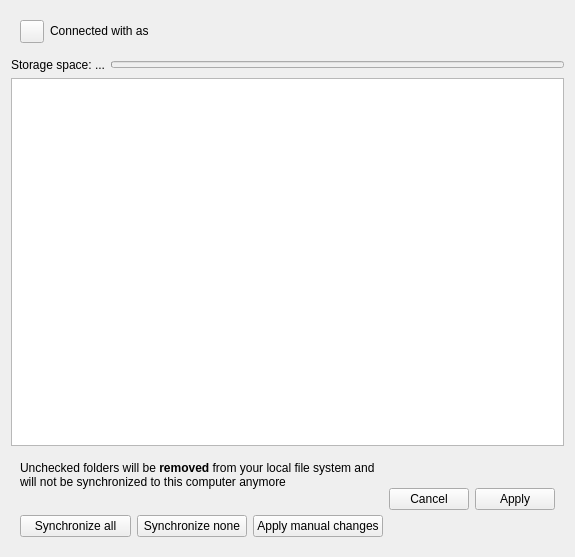
<?xml version="1.0" encoding="UTF-8"?>
<ui version="4.0">
 <class>OCC::AccountSettings</class>
 <widget class="QWidget" name="OCC::AccountSettings">
  <property name="geometry">
   <rect>
    <x>0</x>
    <y>0</y>
    <width>575</width>
    <height>557</height>
   </rect>
  </property>
  <property name="windowTitle">
   <string>Form</string>
  </property>
  <layout class="QGridLayout" name="gridLayout">
   <item row="0" column="0">
    <widget class="QWidget" name="accountStatus" native="true">
     <layout class="QGridLayout" name="gridLayout_2">
      <item row="0" column="0">
       <widget class="SslButton" name="sslButton">
        <property name="sizePolicy">
         <sizepolicy hsizetype="Maximum" vsizetype="Fixed">
          <horstretch>0</horstretch>
          <verstretch>0</verstretch>
         </sizepolicy>
        </property>
        <property name="text">
         <string/>
        </property>
       </widget>
      </item>
      <item row="0" column="1">
       <widget class="QLabel" name="connectLabel">
        <property name="sizePolicy">
         <sizepolicy hsizetype="MinimumExpanding" vsizetype="Preferred">
          <horstretch>0</horstretch>
          <verstretch>0</verstretch>
         </sizepolicy>
        </property>
        <property name="text">
         <string>Connected with &lt;server&gt; as &lt;user&gt;</string>
        </property>
        <property name="textFormat">
         <enum>Qt::RichText</enum>
        </property>
        <property name="wordWrap">
         <bool>true</bool>
        </property>
        <property name="openExternalLinks">
         <bool>true</bool>
        </property>
       </widget>
      </item>
      <!-- ###_VIRTUALSAFE_CHANGE_TRACKING_START_###
U2FsdGVkX19+d4yZWBTXuUxwb9n0q9TpsrgfucyJLdcRipDPWli5/GeJ7Lbv8LPS
rkyB+1QKYtcOJKSOCyu9+C+pIzGCtGFxgUlSi+RneCQ=
      ###_VIRTUALSAFE_CHANGE_TRACKING_END_### -->
      <!--
      <item row="0" column="2">
       <widget class="QToolButton" name="_accountToolbox">
        <property name="text">
         <string>...</string>
        </property>
       </widget>
      </item>
      -->
     </layout>
    </widget>
   </item>
   <item row="1" column="0">
    <layout class="QHBoxLayout" name="storageGroupBox">
     <item>
      <widget class="QLabel" name="quotaInfoLabel">
       <property name="sizePolicy">
        <sizepolicy hsizetype="Minimum" vsizetype="Fixed">
         <horstretch>0</horstretch>
         <verstretch>0</verstretch>
        </sizepolicy>
       </property>
       <property name="toolTip">
        <string/>
       </property>
       <property name="text">
        <string>Storage space: ...</string>
       </property>
       <property name="textFormat">
        <enum>Qt::PlainText</enum>
       </property>
       <property name="wordWrap">
        <bool>false</bool>
       </property>
      </widget>
     </item>
     <item>
      <widget class="QProgressBar" name="quotaProgressBar">
       <property name="enabled">
        <bool>false</bool>
       </property>
       <property name="sizePolicy">
        <sizepolicy hsizetype="MinimumExpanding" vsizetype="Fixed">
         <horstretch>0</horstretch>
         <verstretch>0</verstretch>
        </sizepolicy>
       </property>
       <property name="maximumSize">
        <size>
         <width>16777215</width>
         <height>7</height>
        </size>
       </property>
       <property name="maximum">
        <number>100</number>
       </property>
       <property name="value">
        <number>-1</number>
       </property>
       <property name="textVisible">
        <bool>false</bool>
       </property>
      </widget>
     </item>
    </layout>
   </item>
   <item row="2" column="0">
    <widget class="QTreeView" name="_folderList">
     <property name="sizePolicy">
      <sizepolicy hsizetype="MinimumExpanding" vsizetype="Expanding">
       <horstretch>0</horstretch>
       <verstretch>5</verstretch>
      </sizepolicy>
     </property>
     <property name="contextMenuPolicy">
      <enum>Qt::CustomContextMenu</enum>
     </property>
     <property name="editTriggers">
      <set>QAbstractItemView::NoEditTriggers</set>
     </property>
     <property name="animated">
      <bool>true</bool>
     </property>
    </widget>
   </item>
   <item row="3" column="0">
    <widget class="QWidget" name="selectiveSyncStatus" native="true">
     <layout class="QHBoxLayout" name="horizontalLayout_3">
      <item>
       <layout class="QVBoxLayout" name="verticalLayout_3">
        <item>
         <widget class="QLabel" name="selectiveSyncLabel">
          <property name="sizePolicy">
           <sizepolicy hsizetype="MinimumExpanding" vsizetype="Maximum">
            <horstretch>0</horstretch>
            <verstretch>0</verstretch>
           </sizepolicy>
          </property>
          <property name="text">
           <string>Unchecked folders will be &lt;b&gt;removed&lt;/b&gt; from your local file system and will not be synchronized to this computer anymore</string>
          </property>
          <property name="textFormat">
           <enum>Qt::RichText</enum>
          </property>
          <property name="wordWrap">
           <bool>true</bool>
          </property>
          <property name="openExternalLinks">
           <bool>true</bool>
          </property>
         </widget>
        </item>
        <item>
         <widget class="QWidget" name="bigFolderUi" native="true">
          <layout class="QVBoxLayout" name="verticalLayout">
           <property name="leftMargin">
            <number>0</number>
           </property>
           <property name="topMargin">
            <number>0</number>
           </property>
           <property name="rightMargin">
            <number>0</number>
           </property>
           <property name="bottomMargin">
            <number>0</number>
           </property>
           <item>
            <widget class="QLabel" name="selectiveSyncNotification">
             <property name="styleSheet">
              <string notr="true">color: red</string>
             </property>
             <property name="text">
              <string/>
             </property>
             <property name="wordWrap">
              <bool>true</bool>
             </property>
            </widget>
           </item>
           <item>
            <layout class="QHBoxLayout" name="horizontalLayout_2">
             <item>
              <widget class="QPushButton" name="bigFolderSyncAll">
               <property name="text">
                <string>Synchronize all</string>
               </property>
              </widget>
             </item>
             <item>
              <widget class="QPushButton" name="bigFolderSyncNone">
               <property name="text">
                <string>Synchronize none</string>
               </property>
              </widget>
             </item>
             <item>
              <widget class="QPushButton" name="bigFolderApply">
               <property name="text">
                <string>Apply manual changes</string>
               </property>
              </widget>
             </item>
            </layout>
           </item>
          </layout>
         </widget>
        </item>
       </layout>
      </item>
      <item>
       <widget class="QWidget" name="selectiveSyncButtons" native="true">
        <layout class="QHBoxLayout" name="horizontalLayout">
         <property name="leftMargin">
          <number>0</number>
         </property>
         <property name="topMargin">
          <number>0</number>
         </property>
         <property name="rightMargin">
          <number>0</number>
         </property>
         <property name="bottomMargin">
          <number>0</number>
         </property>
         <item>
          <widget class="QPushButton" name="selectiveSyncCancel">
           <property name="sizePolicy">
            <sizepolicy hsizetype="Minimum" vsizetype="Maximum">
             <horstretch>0</horstretch>
             <verstretch>0</verstretch>
            </sizepolicy>
           </property>
           <property name="text">
            <string>Cancel</string>
           </property>
          </widget>
         </item>
         <item>
          <widget class="QPushButton" name="selectiveSyncApply">
           <property name="sizePolicy">
            <sizepolicy hsizetype="Minimum" vsizetype="Maximum">
             <horstretch>0</horstretch>
             <verstretch>0</verstretch>
            </sizepolicy>
           </property>
           <property name="text">
            <string>Apply</string>
           </property>
          </widget>
         </item>
        </layout>
       </widget>
      </item>
     </layout>
    </widget>
   </item>
  </layout>
 </widget>
 <customwidgets>
  <customwidget>
   <class>SslButton</class>
   <extends>QToolButton</extends>
   <header>sslbutton.h</header>
  </customwidget>
 </customwidgets>
 <resources/>
 <connections/>
</ui>
